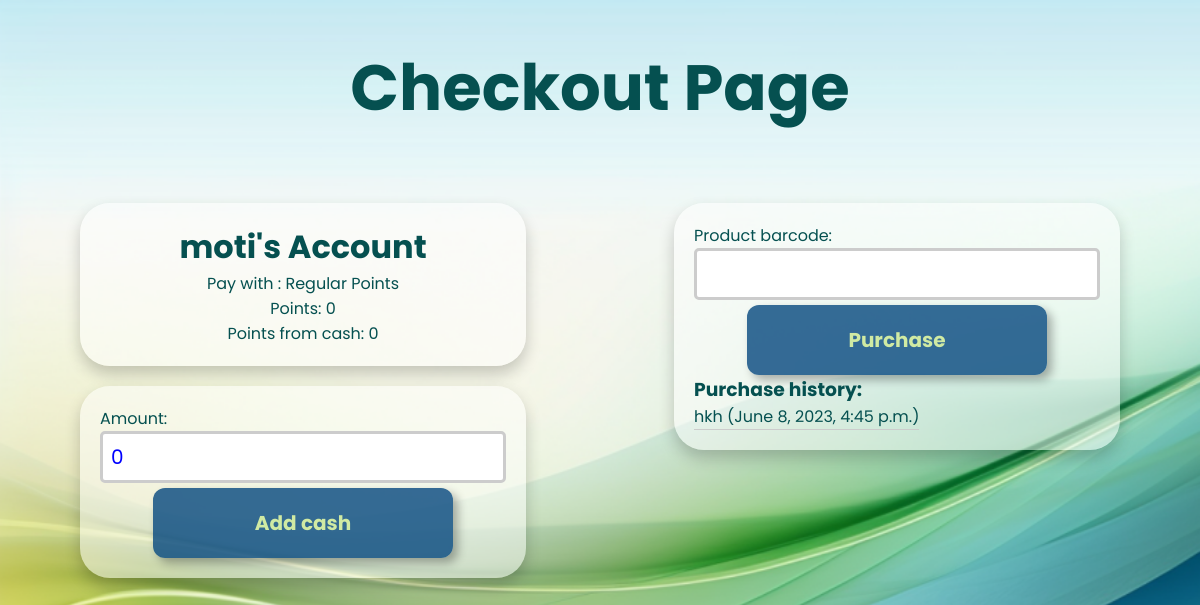
Screenshot of /kid/126/ with the database file from the repository.
### points/models.py (models this page shows, shortened)
class Kid(models.Model):
    name = models.CharField(max_length=200)
    points = models.IntegerField(default=0)
    points_from_cash = models.IntegerField(default=0)
    barcode = models.CharField(max_length=200, unique=True)
    group = models.CharField(max_length=200)  # שדה חדש
    points_history = models.IntegerField(default=0)

class Purchase(models.Model):
    product = models.ForeignKey(Product, on_delete=models.CASCADE)
    kid = models.ForeignKey(Kid, on_delete=models.CASCADE)
    date = models.DateTimeField(auto_now_add=True)

class Product(models.Model):
    barcode = models.CharField(max_length=100, unique=True)
    name = models.CharField(max_length=200)
    points_value = models.IntegerField()

### points/views.py (the view, shortened to what this page needs)
# urls.py: path('kid/<int:kid_id>/', views.kid_account, name='kid_account'),
def kid_account(request, kid_id):
    kid = get_object_or_404(Kid, pk=kid_id)
    points_type = request.session.get('point_type', 'points')  # default to regular points if not found in session
    purchases = Purchase.objects.filter(kid=kid).order_by('-date')  # get all purchases by the kid
    purchase_form = PurchaseForm(request.POST or None)
    add_cash_form = AddCashForm(request.POST or None)
    return render(request, 'points/kid_account.html', {'kid': kid, 'purchase_form': purchase_form, 'add_cash_form': add_cash_form, 'points_type': points_type, 'purchases': purchases})

### points/forms.py
class PurchaseForm(forms.Form):
    product_barcode = forms.CharField(max_length=200)

class AddCashForm(forms.Form):
    amount = forms.DecimalField(initial=0, required=True)

### points/templates/points/kid_account.html (shortened to what this page needs)
<!DOCTYPE html>
<html>
<head>
    {% load static %}
    <link rel="stylesheet" href="{% static 'points/kid account .css' %}" />
</head>
<body>
    <h1 class="welcome">Checkout Page</h1>
    <div class="main-container">
        <div class="left-side">
            <div class="container top-container">
                <h1>{{ kid.name }}'s Account</h1>
                {% if points_type == "points" %}
                <p> Pay with : Regular Points</p>
                {% elif points_type == "points_from_cash" %}
                <p>Pay with: Points from Cash</p>
                {% endif %}
                <p>Points: {{ kid.points }}</p>
                <p>Points from cash: {{ kid.points_from_cash }}</p>
            </div>
            <div class="container bottom-container">
                <form method="post">
                    <div class="form-group">
                        {{ add_cash_form.as_p }}
                    </div>
                    <button type="submit" name="submit-add-cash" class="button">Add cash</button>
                </form>
            </div>
        </div>
        <div class="right-side">
            <div class="container right-container">
                <form method="post">
                    <div class="form-group">
                        {{ purchase_form.as_p }}
                    </div>
                    <button type="submit" name="submit-purchase" class="button">Purchase</button>
                </form>
                <h3>Purchase history:</h3>
                <ul>
                    {% for purchase in purchases %}
                        <li>{{ purchase.product.name }} ({{ purchase.date }})</li>
                    {% endfor %}
                </ul>
            </div>
        </div>
    </div>
</body>
</html>

### points/static/points/kid account .css (style rules this page uses)
* { margin: 0; padding: 0; box-sizing: border-box; font-family: 'Poppins', sans-serif; color: rgb(5, 80, 80); }
body { background-image: url('/static/points/img/001.png'); background-repeat: no-repeat; background-size: cover; display: flex; justify-content: center; align-items: center; height: 100vh; margin: auto; }
.welcome { position: absolute; top: 0; width: 90%; text-align: center; font-size: 4em; margin-top: 40px; }
.main-container { width: 90%; display: flex; justify-content: space-between; }
.left-side, .right-side { display: flex; flex-direction: column; align-items: center; width: 45%; padding: 20px; }
.container { background-color: rgba(255, 255, 255, 0.5); border-radius: 30px; box-shadow: 0px 8px 16px 0px rgba(0,0,0,0.2); width: 100%; margin-bottom: 20px; padding: 20px; }
.top-container, .bottom-container { display: flex; flex-direction: column; align-items: center; }
button { background-color: #800080; background-color: rgba(6, 72, 127, 0.8); border: none; color: rgb(208, 234, 163); text-align: center; transition: 0.3s all; font-size: 20px; width: 300px; border-radius: 12px; padding: 20px; font-weight: bold; box-shadow: 5px 5px 10px rgba(0, 0, 0, 0.3); margin: auto; display: block; }
form input { width: 100%; color: blue; padding: 8px; margin-bottom: 5px; border-radius: 5px; border: 3px solid #ccc; font-size: 20px; }
ul { width: 300px; word-wrap: break-word; overflow: auto; }
li { border-bottom: 1px solid #ccc; }
ul li { display: inline-block; margin-bottom: auto; }
.right-container { max-height: 400px; overflow-y: auto; }

### rows the page displays
Kid: name "moti", points "0", points_from_cash "0"
Purchase: product.name "hkh", date "June 8, 2023, 4:45 p.m."
